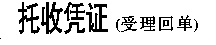
#> input picture bankBillTypeOCR/chi_sim.20190814.exp0.tif, 216 x 45 px
$ python -i utils.py   (imports and definitions only)
#> lines starting #> are read from the running program, lines starting #| are printed output that depends on the picture; after the words box and inside, x2 and y2 are one past the last pixel; in counts of white or black regions, pixels touching at a corner belong together
#> further down, picture is the input picture: shape (45, 216, 3); min 0, max 255, mean 212.8
#!/usr/bin/python3
# -*- coding:utf-8 -*-
'''
@attention:
@author: wsd
'''
import os
import cv2
import numpy as np
import shutil
import math
import re
import codecs

# [629 lines left out: functions getCSVLines, pltShow, justTYtitle, handleZYtitle, getTypes, justZyTitle and 16 more, not called in this run]

def findLines(img, minLength = 300):
    '''
    @attention: 在图片中找到水平直线
    '''
#> called with minLength = 180
    if len(img.shape) > 3:
        img = cv2.cvtColor(img, cv2.COLOR_BGR2GRAY)
    img = cv2.GaussianBlur(img,(3,3),0)
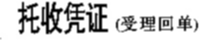
#> img: shape (45, 216, 3); min 0, max 255, mean 212.8
    edges = cv2.Canny(img, 50, 150, apertureSize = 3)
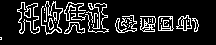
#> edges: shape (45, 216); 13.4% white in thin lines or dots, all inside (x1, y1, x2, y2) = (0, 1, 199, 40)
    #HoughLines：第二和第三个值分别代表 ρ 和 θ 的精确度。第四个参数是阈值，只有累加其中的值高于阈值时才被认为是一条直线，也可以把它看成能检测到的直线的最短长度（以像素点为单位）
    lines = cv2.HoughLines(edges,1,np.pi/180,minLength) #这里对最后一个参数使用了经验型的值
#> lines = None
    result = img.copy()
    ys = []
    #如果有直线则处理
    if isinstance(lines, np.ndarray):
        for line in lines[0]:
            rho = line[0] #第一个元素是距离rho
            theta= line[1] #第二个元素是角度theta
            if  (theta > (15.*np.pi/32.0 )) and (theta < (17.*np.pi/32.0)): #水平直线, 0.5pi
                # 该直线与第一列的交点
                #print theta
                pt1 = (0,int(rho/np.sin(theta)))
                #该直线与最后一列的交点
                pt2 = (result.shape[1], int((rho-result.shape[1]*np.cos(theta))/np.sin(theta)))
                #print u'水平',pt1, pt2, theta, theta * 180

                avgy = 0.5*(pt1[1]+ pt2[1])
                ys.append([pt1, pt2, theta, avgy])
        #从上至下排序
        ys.sort(key=lambda ys:ys[3])

    #删除相邻的直线
    pos = 0
    while pos< len(ys):
        pt1_, pt2_, theta_, avgy_ = ys[pos]
        #删除太靠上的直线
        if pt1_[1] < 40 or pt2_[1] < 40:
            ys.pop(pos)
            continue
        #删除相邻的直线
        if pos+1 < len(ys):
            pt1, pt2, theta, avgy = ys[pos + 1]
            if abs(avgy - avgy_) < 20:
                ys.pop(pos)
                pos -= 1
        pos += 1

    #绘制一条直线
    # for pt1, pt2, theta, avgy in ys:    cv2.line(result, pt1, pt2, (0), 2)
    #pltShow([img,img, edges, result ],['img1', 'img', 'edges','result' ])
    return ys


def horizonImg(img, minLength = 180):
    '''
    @attention: 在图片中根据顶部的直线的角度水平校正
    '''
    ys =  findLines(img, minLength)
#> ys = []
    #如果没有直线则返回 原图
    if len(ys) == 0: return img
    #获取弧度，这里需要转换角度
    angle =  ys[0][2]
    angle = 90 - angle * 180 / np.pi
    if angle < -45: angle = -(90 + angle)
    else: angle = -angle
    #print 'angle', angle
    # 这里的第一个参数为旋转中心，第二个为旋转角度，第三个为旋转后的缩放因子,可以通过设置旋转中心，缩放因子，以及窗口大小来防止旋转后超出边界的问题
    M=cv2.getRotationMatrix2D((0,0), angle, 1.0)
    # 第三个参数是输出图像的尺寸中心
    rows, cols = img.shape[:2]
    #print 'rows, cols, angle',rows, cols, angle
    dst = cv2.warpAffine(img, M,(cols,rows), flags = cv2.INTER_CUBIC, borderMode = cv2.BORDER_REPLICATE)
    #pltShow([img,dst],['img','dst'])

    return dst

# [319 lines left out: functions inPaintLine, oriByTopLines, getDiffColorImg, getSpaceCombination, getPosition, segStr and 4 more, not called in this run]


>>> import cv2
>>> picture = cv2.imread('../chi_sim.20190814.exp0.tif')
>>> result = horizonImg(picture)
